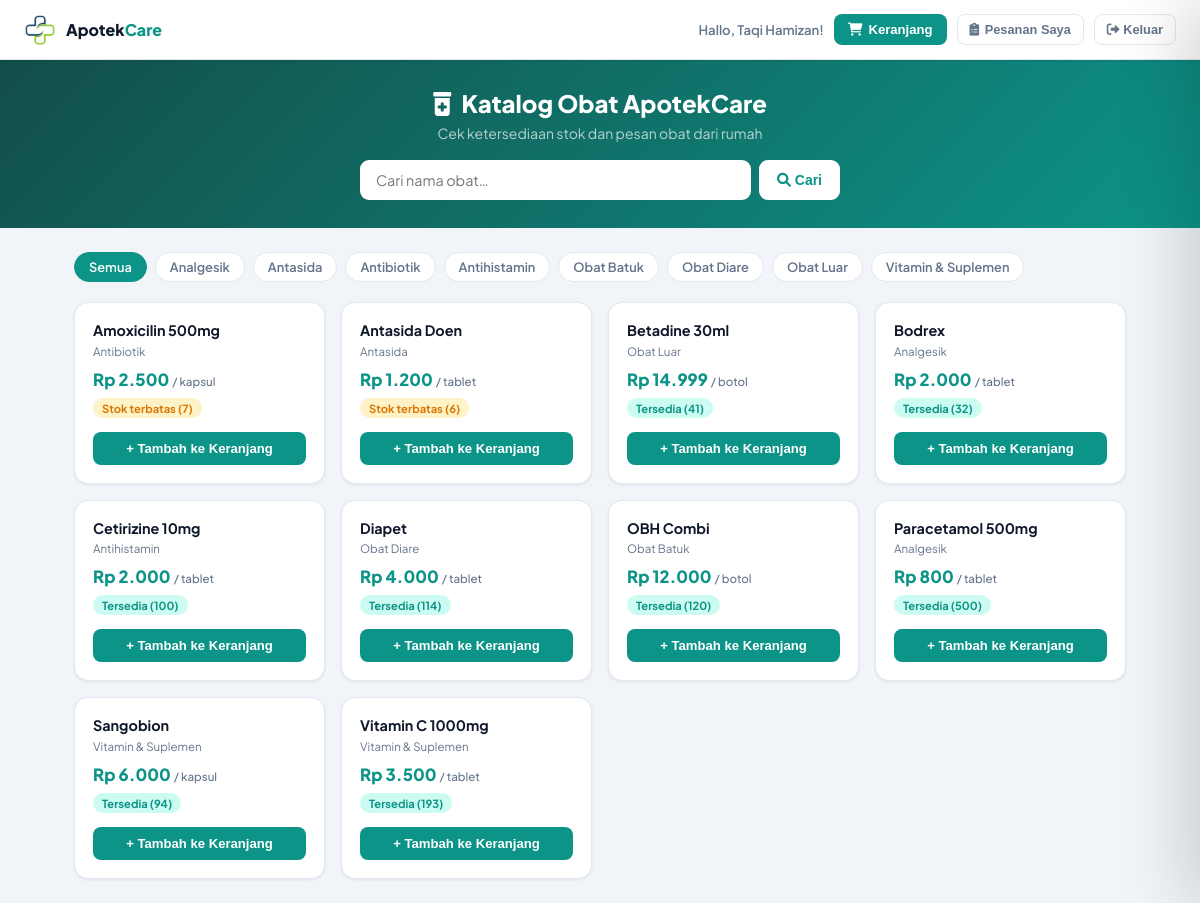
Screenshot of /customer/katalog.php (signed in) with the database file from the repository.
### tables this page shows
CREATE TABLE `kategori_obat` (
  `id` int NOT NULL,
  `nama` varchar(100) NOT NULL,
  `created_at` timestamp NULL DEFAULT CURRENT_TIMESTAMP
);

CREATE TABLE `obat` (
  `id` int NOT NULL,
  `kode_obat` varchar(20) NOT NULL,
  `nama` varchar(200) NOT NULL,
  `kategori_id` int DEFAULT NULL,
  `satuan` varchar(30) NOT NULL DEFAULT 'tablet',
  `harga_beli` decimal(12,2) NOT NULL DEFAULT '0.00',
  `harga_jual` decimal(12,2) NOT NULL DEFAULT '0.00',
  `stok` int NOT NULL DEFAULT '0',
  `stok_minimum` int NOT NULL DEFAULT '10',
  `tanggal_expired` date DEFAULT NULL,
  `deskripsi` text,
  `created_at` timestamp NULL DEFAULT CURRENT_TIMESTAMP,
  `updated_at` timestamp NULL DEFAULT CURRENT_TIMESTAMP ON UPDATE CURRENT_TIMESTAMP
);

### customer/guard.php (called while the page is built, shortened)
<?php
function customerData(): array {
    return [
        'id'    => $_SESSION['user_id']    ?? null,
        'nama'  => $_SESSION['user_nama']  ?? '',
        'email' => $_SESSION['user_email'] ?? '',
        'hp'    => $_SESSION['user_hp']    ?? '',
    ];
}

### customer/katalog.php (the view, shortened to what this page needs)
<?php
require_once 'guard.php';
$cust = customerData();
require_once '../config/db.php';
$search    = trim($_GET['q'] ?? '');
$filterKat = $_GET['kat'] ?? '';
$katList = $pdo->query("SELECT * FROM kategori_obat ORDER BY nama")->fetchAll();
$where = ["o.stok > 0"]; $params = [];
$stmt = $pdo->prepare("SELECT o.*, k.nama as kat_nama FROM obat o LEFT JOIN kategori_obat k ON o.kategori_id=k.id WHERE ".implode(' AND ',$where)." ORDER BY o.nama");
$stmt->execute($params);
$obatList = $stmt->fetchAll();
?>
<!DOCTYPE html>
<html lang="id">
<head>
<link rel="stylesheet" href="style2.css">
<link rel="stylesheet" href="https://cdnjs.cloudflare.com/ajax/libs/font-awesome/6.0.0/css/all.min.css">
</head>
<body>
<nav>
    <div class="nav-logo">
        <div class="box">
        <img src="../foto/Logo.png" alt="Logo"/>
        </div>
        <div class="brand-text">
            Apotek<span>Care</span>
        </div>
    </div>
    <div class="nav-right">
        <span class="nav-user"> Hallo,  <?= htmlspecialchars($cust['nama']) ?>!</span>
        <button class="cart-btn" onclick="toggleCart()">
        <i class="fa fa-shopping-cart"></i> Keranjang
        </button>
        <a href="pesanan.php"><button class="order-btn"> <i class="fas fa-clipboard-list" style="margin-right: 2px"></i> Pesanan Saya</button></a>
        <form action="../auth/handler.php" method="POST" style="display:inline">
        <button class="logout-btn"> <i class="fas fa-sign-out-alt"></i> Keluar</button>
        </form>
    </div>
</nav>
<div class="hero">
    <h1><i class="fas fa-prescription-bottle-alt" style="margin-right: 6px"></i> Katalog Obat ApotekCare</h1>
    <p>Cek ketersediaan stok dan pesan obat dari rumah</p>
    <form class="hero-search" method="GET">
        <input type="text" name="q" placeholder="Cari nama obat…" value="<?= htmlspecialchars($search) ?>"/>
        <button type="submit"><i class="fas fa-search"></i> Cari</button>
    </form>
</div>
<div class="container">
    <div class="filter-bar">
        <a href="katalog.php" class="filter-chip <?= !$filterKat?'active':'' ?>">Semua</a>
        <?php foreach($katList as $k): ?>
        <a href="katalog.php?kat=<?= $k['id'] ?><?= $search?"&q=$search":'' ?>"
        class="filter-chip <?= $filterKat==$k['id']?'active':'' ?>">
        <?= htmlspecialchars($k['nama']) ?>
        </a>
        <?php endforeach; ?>
    </div>
    <?php if(empty($obatList)): ?>
    <div style="text-align:center;padding:60px 20px;color:var(--muted)">
        <div style="font-size:3rem;margin-bottom:12px"><i class="fas fa-search" style="color: #a9a4b0"></i></div>
        <p>Obat tidak ditemukan atau stok habis</p>
    </div>
    <?php else: ?>
    <div class="grid">
        <?php foreach($obatList as $o): ?>
        <div class="obat-card">
        <div class="obat-name"><?= htmlspecialchars($o['nama']) ?></div>
        <div class="obat-kat"><?= htmlspecialchars($o['kat_nama']??'—') ?></div>
        <div class="obat-price">Rp <?= number_format($o['harga_jual'],0,',','.') ?> <span style="font-size:.72rem;font-weight:500;color:var(--muted)">/ <?= $o['satuan'] ?></span></div>
        <div class="obat-stok">
            <span class="stok-badge <?= $o['stok']<=10?'stok-low':'stok-ok' ?>">
            <?= $o['stok']<=10?' Stok terbatas':' Tersedia' ?> (<?= $o['stok'] ?>)
            </span>
        </div>
        <button class="add-btn" onclick='addCart(<?= htmlspecialchars(json_encode([
            "id"    => $o["id"],
            "nama"  => $o["nama"],
            "harga" => (float)$o["harga_jual"],
            "satuan"=> $o["satuan"],
            "stok"  => (int)$o["stok"]
        ])) ?>)'>+ Tambah ke Keranjang</button>
        </div>
        <?php endforeach; ?>
    </div>
    <?php endif; ?>
</div>
</body>
</html>

### customer/style2.css (style rules this page uses)
*,*::before,*::after { box-sizing:border-box;margin:0;padding:0 }
:root { --teal: #0d9488; --teal-d:#0f766e; --teal-l:#ccfbf1; --teal-m:#99f6e4; --text: #0f172a; --muted: #64748b; --border:#e2e8f0; --bg: #f1f5f9; --white: #ffffff; --red: #dc2626; --red-l: #fee2e2; --amber: #d97706; --amber-l:#fef3c7; --font: 'Plus Jakarta Sans',sans-serif; --shadow:0 1px 3px rgba(0,0,0,.08); }
body { font-family:var(--font);background:var(--bg);color:var(--text);min-height:100vh }
a { text-decoration:none;color:inherit }
nav { background:var(--white);border-bottom:1px solid var(--border); padding:0 24px;height:60px;display:flex;align-items:center; justify-content:space-between;position:sticky;top:0;z-index:100; box-shadow:var(--shadow); }
.nav-logo { display:flex;align-items:center;gap:10px;font-size:1rem;font-weight:800 }
.nav-logo .box { width:32px;height:32px;background:transparent;border-radius:8px;display:grid;place-items:center }
.nav-logo .box img { width:30px;height:30px;object-fit:contain }
.nav-logo span { color:var(--teal) }
.nav-right { display:flex;align-items:center;gap:10px }
.nav-user { font-size:.82rem;color:var(--muted);font-weight:600 }
.cart-btn { position:relative;background:var(--teal);color:#fff;border:none; padding:8px 14px;border-radius:8px;font-size:.82rem;font-weight:700; cursor:pointer;display:flex;align-items:center;gap:6px; transition:background .2s; }
.logout-btn { background:none;border:1.5px solid var(--border);padding:7px 12px;border-radius:8px;font-size:.8rem;font-weight:600;color:var(--muted);cursor:pointer;transition:all .2s }
.order-btn { background:none;border:1.5px solid var(--border);padding:7px 12px;border-radius:8px;font-size:.8rem;font-weight:600;color:var(--muted);cursor:pointer;transition:all .2s }
.hero { background:linear-gradient(135deg,#134e4a,#0d9488); padding:28px 24px;text-align:center; }
.hero h1 { font-size:1.5rem;font-weight:800;color:#fff;margin-bottom:6px }
.hero p { font-size:.875rem;color:rgba(255,255,255,.7);margin-bottom:18px }
.hero-search { display:flex;gap:8px;max-width:480px;margin:0 auto; }
.hero-search input { flex:1;padding:11px 16px;border:none;border-radius:9px; font-family:var(--font);font-size:.9rem;outline:none; }
.hero-search button { padding:11px 18px;background:#fff;color:var(--teal); border:none;border-radius:9px;font-weight:700;cursor:pointer; font-size:.875rem; }
.container { max-width:1100px;margin:0 auto;padding:24px }
.filter-bar { display:flex;gap:8px;flex-wrap:wrap;margin-bottom:20px }
.filter-chip { padding:6px 14px;border-radius:99px;font-size:.8rem;font-weight:600; border:1.5px solid var(--border);background:var(--white);color:var(--muted); cursor:pointer;transition:all .2s;text-decoration:none; }
.filter-chip:hover,.filter-chip.active { background:var(--teal);color:#fff;border-color:var(--teal) }
.grid { display:grid;grid-template-columns:repeat(auto-fill,minmax(220px,1fr));gap:16px }
.obat-card { background:var(--white);border:1px solid var(--border);border-radius:14px; padding:18px;transition:all .2s; box-shadow:var(--shadow); }
.obat-name { font-size:.9rem;font-weight:700;margin-bottom:4px;line-height:1.3 }
.obat-kat { font-size:.72rem;color:var(--muted);margin-bottom:10px }
.obat-price { font-size:1.05rem;font-weight:800;color:var(--teal);margin-bottom:8px }
.obat-stok { font-size:.75rem;margin-bottom:14px }
.stok-badge { display:inline-flex;align-items:center;padding:3px 9px;border-radius:99px;font-size:.7rem;font-weight:700 }
.stok-ok { background:var(--teal-l);color:var(--teal) }
.stok-low { background:var(--amber-l);color:var(--amber) }
.add-btn { width:100%;padding:9px;background:var(--teal);color:#fff; border:none;border-radius:8px;font-size:.82rem;font-weight:700; cursor:pointer;transition:all .2s; }

### rows the page displays
kategori_obat: nama "Analgesik"
kategori_obat: nama "Antasida"
kategori_obat: nama "Antibiotik"
kategori_obat: nama "Antihistamin"
kategori_obat: nama "Obat Batuk"
kategori_obat: nama "Obat Diare"
kategori_obat: nama "Obat Luar"
kategori_obat: nama "Vitamin & Suplemen"
obat: nama "Amoxicilin 500mg", kategori.nama "Antibiotik", harga_jual "2.500", satuan "kapsul", shows "Stok terbatas", stok "7"
obat: nama "Antasida Doen", kategori.nama "Antasida", harga_jual "1.200", satuan "tablet", shows "Stok terbatas", stok "6"
obat: nama "Betadine 30ml", kategori.nama "Obat Luar", harga_jual "14.999", satuan "botol", shows "Tersedia", stok "41"
obat: nama "Bodrex", kategori.nama "Analgesik", harga_jual "2.000", satuan "tablet", shows "Tersedia", stok "32"
obat: nama "Cetirizine 10mg", kategori.nama "Antihistamin", harga_jual "2.000", satuan "tablet", shows "Tersedia", stok "100"
obat: nama "Diapet", kategori.nama "Obat Diare", harga_jual "4.000", satuan "tablet", shows "Tersedia", stok "114"
obat: nama "OBH Combi", kategori.nama "Obat Batuk", harga_jual "12.000", satuan "botol", shows "Tersedia", stok "120"
obat: nama "Paracetamol 500mg", kategori.nama "Analgesik", harga_jual "800", satuan "tablet", shows "Tersedia", stok "500"
obat: nama "Sangobion", kategori.nama "Vitamin & Suplemen", harga_jual "6.000", satuan "kapsul", shows "Tersedia", stok "94"
obat: nama "Vitamin C 1000mg", kategori.nama "Vitamin & Suplemen", harga_jual "3.500", satuan "tablet", shows "Tersedia", stok "193"

### other values shown
$cust['nama'] "Taqi Hamizan"
